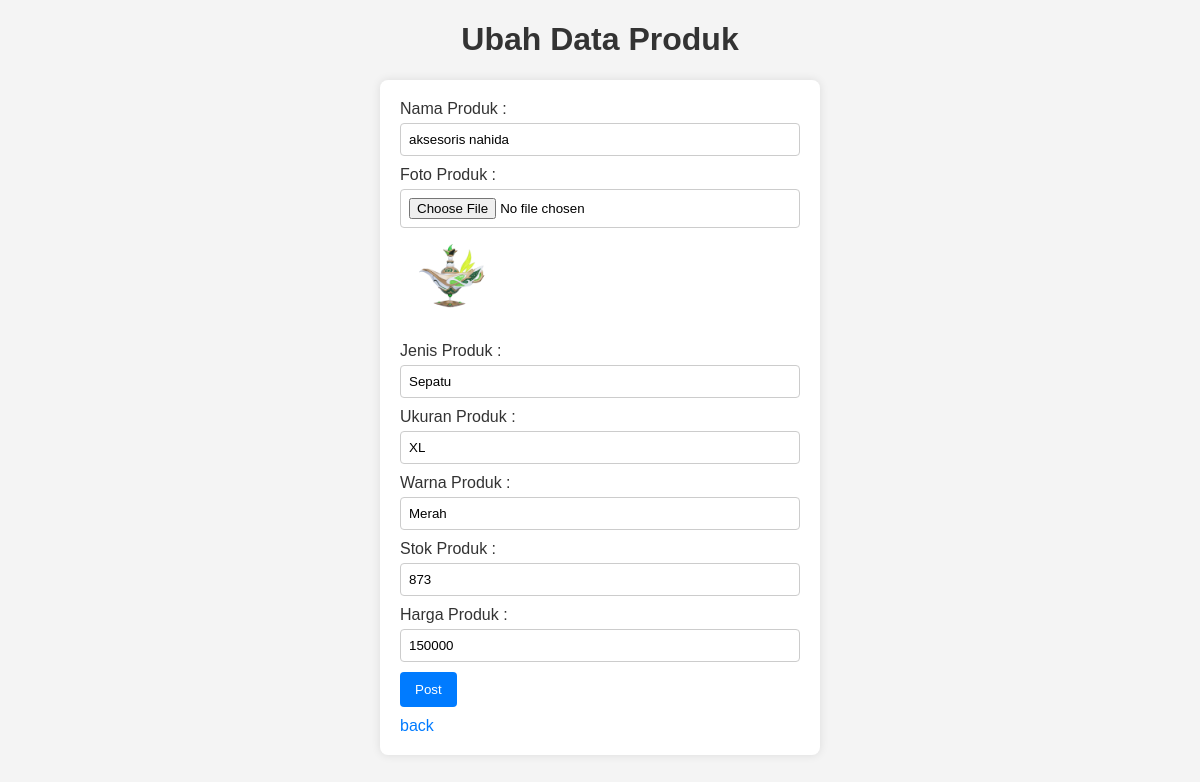
The app's page /admin/edit_produk.php?id_barang=3 with its own data.
### tables this page shows
CREATE TABLE `barang` (
  `id_barang` int NOT NULL,
  `nama_barang` varchar(80) NOT NULL,
  `gambar_barang` varchar(150) NOT NULL,
  `jenis_barang` varchar(50) NOT NULL,
  `ukuran_barang` varchar(20) NOT NULL,
  `stok_barang` int NOT NULL,
  `harga_barang` double NOT NULL,
  `status` tinyint(1) NOT NULL DEFAULT '1',
  `tgl_input` timestamp NOT NULL DEFAULT CURRENT_TIMESTAMP,
  `tgl_update` timestamp NOT NULL DEFAULT CURRENT_TIMESTAMP,
  `warna_barang` varchar(100) DEFAULT NULL
);

### classes/classProduk.php (called while the page is built, shortened)
<?php
class Produk extends Connect{
    public function viewEachProduct($id_barang){
        $conn = $this->getConnection();
        $query = "SELECT * FROM barang WHERE id_barang= $id_barang";
        $result = $conn->query($query);
        $kategori = $result->fetch();
        return $kategori;
    }
}
?>

### admin/edit_produk.php (the view, shortened to what this page needs)
<?php
require_once '../classes/classProduk.php';
$id_barang = $_GET['id_barang'];
$barang2 = new Produk;
$pdk =  $barang2->viewEachProduct($id_barang);
?>
<!DOCTYPE html>
<html lang="en">
<head>
</head>
<body>
<h1>Ubah Data Produk</h1>
<form action="" method="post" enctype="multipart/form-data">
<ul>
    <li>
        <label for="Nama_produk">Nama Produk :</label>
        <input type="text" name="nama_barang" id="Nama_produk" required value="<?= $pdk['nama_barang']; ?>">
    </li>
    <li>
        <label for="Foto_produk">Foto Produk :</label>
        <input type="file" name="gambar_barang" id="nama" >
        <img src="../<?= $pdk['gambar_barang'] ?>" width="100px" height="100px">
    </li>
    <li>
        <label for="Nama_produk">Jenis Produk :</label>
        <input type="text" name="jenis_barang" id="Nama_produk" required value="<?= $pdk['jenis_barang']; ?>">
    </li>
    <li>
        <label for="Nama_produk">Ukuran Produk :</label>
        <input type="text" name="ukuran_barang" id="Nama_produk" required value="<?= $pdk['ukuran_barang']; ?>">
    </li>
    <li>
        <label for="Nama_produk">Warna Produk :</label>
        <input type="text" name="warna_barang" id="Nama_produk" required value="<?= $pdk['warna_barang']; ?>">
    </li>
    <li>
        <label for="Nama_produk">Stok Produk :</label>
        <input type="number" name="stok_barang" id="Nama_produk" required value="<?= $pdk['stok_barang']; ?>">
    </li>
    <li>
        <label for="Nama_produk">Harga Produk :</label>
        <input type="number" name="harga_barang" id="Nama_produk" required value="<?= $pdk['harga_barang']; ?>">
    </li>
    <button type="submit" name="submit">Post</button>
</ul>
<a href="dashboardProduct.php">back</a>
</form>
</body>
</html>

### admin/edit_produk.php (style rules this page uses)
body { font-family: Arial, sans-serif; background-color: #f4f4f4; margin: 0; padding: 0; }
h1 { color: #333; text-align: center; }
form { max-width: 400px; margin: 20px auto; background-color: #fff; padding: 20px; border-radius: 8px; box-shadow: 0 0 10px rgba(0, 0, 0, 0.1); }
ul { list-style: none; padding: 0; margin: 0; }
li { margin-bottom: 10px; }
label { display: block; margin-bottom: 5px; color: #333; }
input { width: 100%; padding: 8px; box-sizing: border-box; border: 1px solid #ccc; border-radius: 4px; }
button { background-color: #007BFF; color: #fff; padding: 10px 15px; border: none; border-radius: 4px; cursor: pointer; }
a { display: block; margin-top: 10px; color: #007BFF; text-decoration: none; }

### records on screen
barang: nama_barang "aksesoris nahida", gambar_barang (picture), jenis_barang "Sepatu", ukuran_barang "XL", warna_barang "Merah", stok_barang "873", harga_barang "150000"
